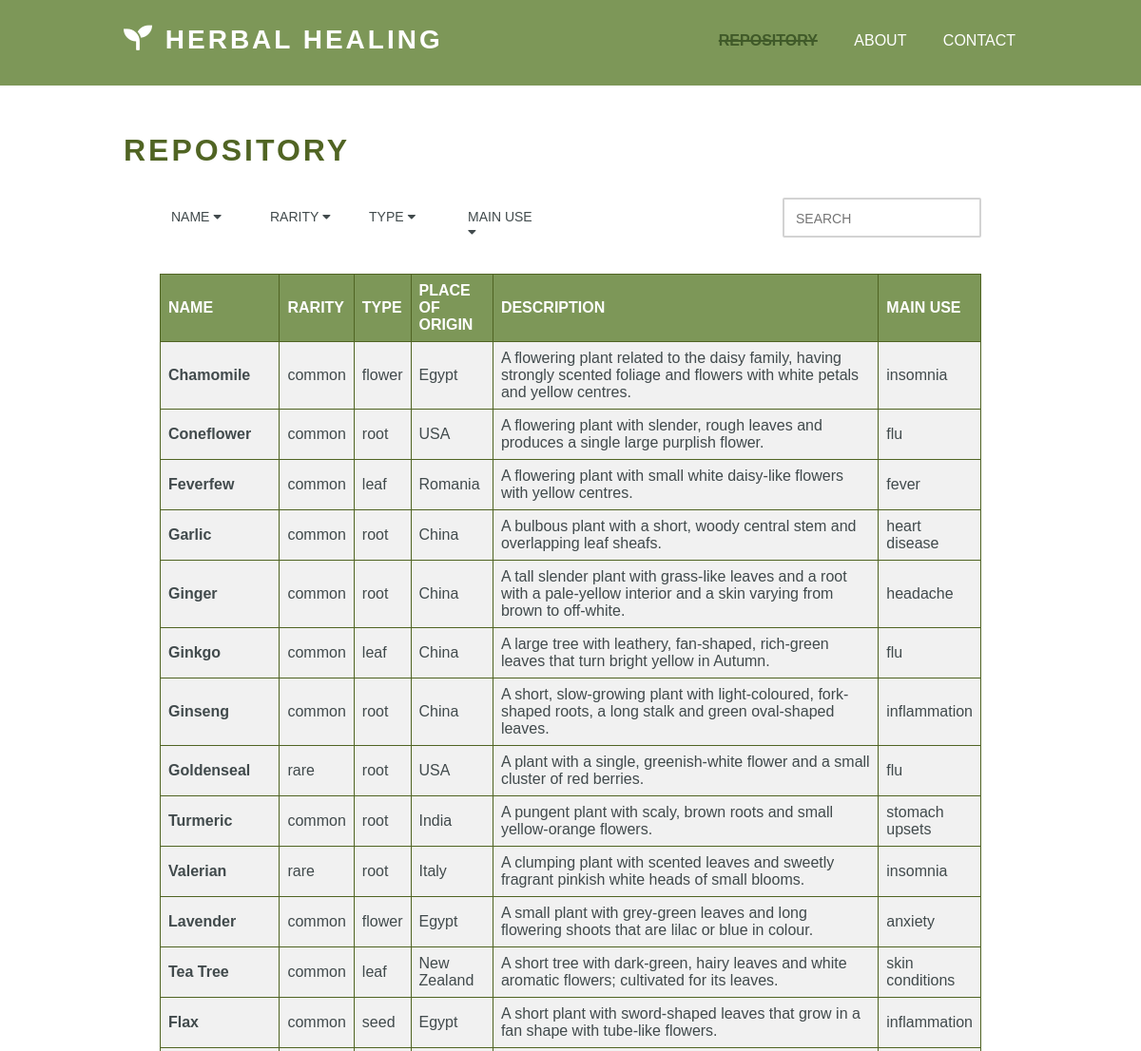
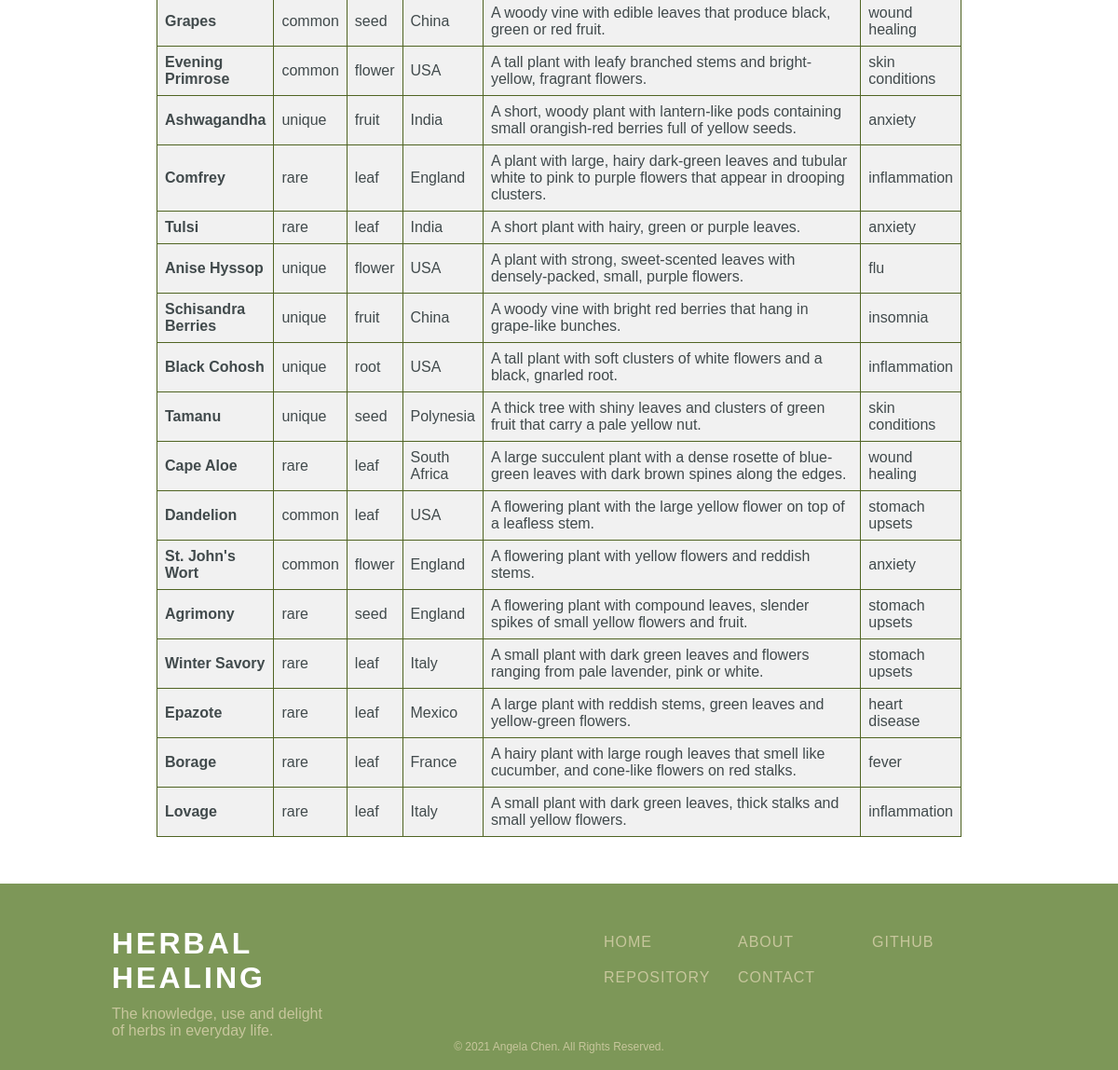
The page /repository on the database its author committed (2 pictures, top to bottom).
### tables this page shows
CREATE TABLE herb (id INTEGER PRIMARY KEY, name TEXT, type INTEGER REFERENCES type (id), rarity INTEGER REFERENCES rarity (id), place_of_origin TEXT, description TEXT, image TEXT, use INTEGER REFERENCES use (id), explanation TEXT);

CREATE TABLE rarity (id INTEGER PRIMARY KEY, level TEXT);

CREATE TABLE type (id INTEGER PRIMARY KEY, classification TEXT);

CREATE TABLE use (id INTEGER PRIMARY KEY, category TEXT);

### herbal-healing_flask.py (the view)
@app.route ("/repository")
def repository():
    cursor = get_db().cursor()
    sql = "SELECT herb.id, herb.name, rarity.level, type.classification, herb.place_of_origin, herb.description, use.category FROM herb JOIN rarity ON herb.rarity = rarity.id JOIN type ON herb.type = type.id JOIN use ON herb.use = use.id"
    if request.args.get ('name')  == 'a-z': #sort by name (a-z).
        sql += " ORDER BY herb.name"
    elif request.args.get ('name') == 'z-a': #sort by name (z-a).
        sql += " ORDER BY herb.name DESC"
    elif request.args.get ('rarity') == 'common': #sort by rarity (common).
        sql += " WHERE rarity.level='common'"
    elif request.args.get ('rarity') == 'rare':#sort by rarity (rare).
        sql += " WHERE rarity.level='rare'"
    elif request.args.get ('rarity') == 'unique': #sort by rarity (unique).
        sql += " WHERE rarity.level='unique'"
    elif request.args.get ('type') == 'flower': #sort by type (flower).
        sql += " WHERE type.classification='flower'"
    elif request.args.get ('type') == 'fruit':  #sort by type (fruit).
        sql += " WHERE type.classification='fruit'"
    elif request.args.get ('type') == 'leaf': #sort by type (leaf).
        sql += " WHERE type.classification='leaf'"
    elif request.args.get ('type') == 'root': #sort by type (root).
        sql += " WHERE type.classification='root'"
    elif request.args.get ('type') == 'seed': #sort by type (seed).
        sql += " WHERE type.classification='seed'"
    elif request.args.get ('use') == 'anxiety': #sort by use (anxiety).
        sql += " WHERE use.category='anxiety'"
    elif request.args.get ('use') == 'fever': #sort by use (fever).
        sql += " WHERE use.category='fever'"
    elif request.args.get ('use') == 'flu': #sort by use (flu).
        sql += " WHERE use.category='flu'"
    elif request.args.get ('use') == 'headache': #sort by use (headache).
        sql += " WHERE use.category='headache'"
    elif request.args.get ('use') == 'heart disease': #sort by use (heart disease).
        sql += " WHERE use.category='heart disease'"
    elif request.args.get ('use') == 'inflammation': #sort by use (inflammation).
        sql += " WHERE use.category='inflammation'"
    elif request.args.get ('use') == 'insomnia': #sort by use (insomnia).
        sql += " WHERE use.category='insomnia'"
    elif request.args.get ('use') == 'skin conditions': #sort by use (skin conditions).
        sql += " WHERE use.category='skin conditions'"
    elif request.args.get ('use') == 'stomach upsets': #sort by use (stomach upsets).
        sql += " WHERE use.category='stomach upsets'"
    elif request.args.get ('use') == 'wound healing': #sort by use (wound healing).
        sql += " WHERE use.category='wound healing'"
    cursor.execute(sql)
    results = cursor.fetchall()
    if results == None:
        return redirect ("/error")
    else:
        return render_template("repository.html", results=results)

### herbal-healing_flask.py (called while the page is built)
def get_db():
    db = getattr (g, "_database", None)
    if db is None:
        db = g._database = sqlite3.connect(DATABASE)
    return db

@app.teardown_appcontext
def close_connection(exception):
    db = getattr(g, "_database", None)
    if db is not None:
        db.close()

### templates/repository.html (shortened to what this page needs)
<!DOCTYPE html>
<html lang="en">
<head>
    <link rel="stylesheet" href={{url_for('static',filename='repository_styles.css')}}>
    <link rel="stylesheet" href="https://use.fontawesome.com/releases/v5.1.0/css/all.css">
</head>
<body>
    <div id="bar">
        <div id="header">
            <div id="title">
                <a href="{{url_for('home')}}">
                    <i class="fas fa-seedling" style="font-family: Font Awesome 5 Free; font-size: 30px; color: white;"></i>
                    HERBAL HEALING
                </a>
            </div>
            <div class="menu">
                <a id="button_repository" href="{{url_for('repository')}}">REPOSITORY</a>
                <a id="button_about" href="{{url_for('about')}}">ABOUT</a>
                <a id="button_contact" href="{{url_for('contact')}}">CONTACT</a>
            </div>
        </div>
    </div>
    <div id="page">
        <h1 id="page_name"><a href="{{url_for('repository')}}" style="text-decoration: none; color: #506423;">REPOSITORY</a></h1>
        <div id="sort">
            <div id="filter">
                <div class="filter_button">
                    <a class="filter_name">NAME</a>
                    <i class="fa fa-caret-down" style="color: #414a4c;"></i>
                </div>
                <div class="filter_button">
                    <a class="filter_name">RARITY</a>
                    <i class="fa fa-caret-down" style="color: #414a4c;"></i>
                </div>
                <div class="filter_button">
                    <a class="filter_name">TYPE</a>
                    <i class="fa fa-caret-down" style="color: #414a4c;"></i>
                </div>
                <div class="filter_button">
                    <a class="filter_name">MAIN USE</a>
                    <i class="fa fa-caret-down" style="color: #414a4c;"></i>
                </div>
            </div>
            <div id="searchbar">
                <form id="user_input" action="/search" method="post">
                    <input type="text" id="search" placeholder="SEARCH" name="filter">
                </form>
            </div>
        </div>
        <div id="repository_table">
            <table>
                <tr id="categories_row">
                    <th>NAME</th>
                    <th>RARITY</th>
                    <th>TYPE</th>
                    <th style="width:150px;">PLACE OF ORIGIN</th>
                    <th style="width:50%;">DESCRIPTION</th>
                    <th>MAIN USE</th>
                </tr>
                {% for item in results %}
                <tr id="herb_row">
                    <td><a href="{{url_for('herb', id=item[0])}}" tabindex="-1" style="font-weight: bold; outline: none;">{{item[1]}}</a></td>
                    <td><a href="{{url_for('herb', id=item[0])}}" tabindex="-1" style="outline: none;">{{item[2]}}</a></td>
                    <td><a href="{{url_for('herb', id=item[0])}}" tabindex="-1" style="outline: none;">{{item[3]}}</a></td>
                    <td><a href="{{url_for('herb', id=item[0])}}" tabindex="-1" style="outline: none;">{{item[4]}}</a></td>
                    <td><a href="{{url_for('herb', id=item[0])}}" tabindex="-1" style="outline: none;">{{item[5]}}</a></td>
                    <td><a href="{{url_for('herb', id=item[0])}}" tabindex="-1" style="outline: none;">{{item[6]}}</a></td>
                </tr>
                {% endfor %}
            </table>
        </div>
    </div>
    <div id="footer">
        <div id="footer_text">
            <div class="footer_name">
                <h1 id="footer_title">HERBAL HEALING</h1>
                <p style="color: #c7c69c; margin-top: -10px; cursor: default;">The knowledge, use and delight of herbs in everyday life.</p>
            </div>
            <div class="footer_column" style="margin-left: 30%; margin-top: 2%;">
                <a class="footer_button" href="{{url_for('home')}}">HOME</a>
                <a class="footer_button" href="{{url_for('repository')}}">REPOSITORY</a>
            </div>
            <div class="footer_column" style="margin-left: 5%; margin-top: 2%;">
                <a class="footer_button" href="{{url_for('about')}}">ABOUT</a>
                <a class="footer_button" href="{{url_for('contact')}}">CONTACT</a>
            </div>
            <div class="footer_column" style="margin-left: 5%; margin-top: 2%;">
                <a class="footer_button" href="https://github.com/angelaychen/website" target="_blank" rel="noopener noreferrer">GITHUB</a>
            </div>
        </div>
        <p id="copyright">© 2021 Angela Chen. All Rights Reserved.</p>
    </div>
</body>
</html>

### static/repository_styles.css (style rules this page uses)
body { margin: 0; font-family: "Century Gothic", CenturyGothic, AppleGothic, sans-serif; background-color: white; max-width: 100%; overflow-x: hidden; }
#bar { background-color: #7d9758; height: 90px; position: sticky; top: 0; z-index: 99; }
#header { width: 80%; margin: auto; }
#title { float: none; padding: 10px; display: inline-block; font-size: 12px; letter-spacing: 3px; color: white; }
#title a { float: none; font-weight: bold; padding: 10px; padding-top: 15px; padding-left: 0px; display: inline-block; font-size: 28px; letter-spacing: 3px; color: white; text-decoration: none; }
.menu { float: right; padding: 10px; margin-top: 24px; width: 50%; text-align: right; }
#button_repository { font-family: "Century Gothic", CenturyGothic, AppleGothic, sans-serif; font-size: 16px; font-weight: bold; border: none; padding: 2px; background: none; width: 40px; margin-right: 00px; margin-left: 120px; transition-duration: 0.2s; cursor: default; color:#405a29; text-decoration: line-through 2px; position: relative; }
#button_about, #button_contact { font-family: "Century Gothic", CenturyGothic, AppleGothic, sans-serif; font-size: 16px; border: none; padding: 2px; background: none; width: 40px; transition-duration: 0.2s; cursor: pointer; color: white; text-decoration: none; margin-right: 0px; margin-left: 30px; position: relative; }
#page { width: 80%; margin: auto; }
#page_name { padding: 10px; letter-spacing: 3px; color: #506423; margin-top: 5vh; }
#sort { width: 90%; margin: auto; padding-bottom: 20px; }
#filter { overflow: hidden; text-align: center; width: 50%; display: inline-block; }
.filter_button { color: #414a4c; background-color: inherit; font-family: inherit; float: left; padding: 12px; font-size: 14px; width: 80px; transition-duration: 0.2s; cursor: pointer; text-align: left; }
#searchbar { float: right; }
#search { font-family: "Century Gothic", CenturyGothic, AppleGothic, sans-serif; padding: 12px; font-size: 14px; padding-bottom: 10px; border-color: lightgrey; border-style: solid; border-radius: 2px; outline: none; }
#repository_table table { border-collapse: collapse; color: #414a4c; margin: auto; width: 90%; margin-bottom: 50px; background: #f1f1f1; }
#repository_table td, th { border: 1px solid #506423; text-align: left; padding: 8px; }
#categories_row { background-color: #7d9758; color: white; cursor: default; }
td > a:first-child { display: flex; text-decoration: none; color: inherit; z-index: 0; }
#footer { background-color: #7d9758; height: 25vh; margin: 0; }
#footer_text { width: 80%; margin: auto; padding-top: 2%; background-color: #7d9758; }
#footer_title { color: white; font-weight: bold; letter-spacing: 3px; cursor: default; }
.footer_name { width: 25%; float: left; position: relative; }
.footer_column { padding-top: 10px; width: 10%; float: left; position: relative; }
.footer_button { text-decoration: none; color: #c7c69c; transition-duration: 0.2s; width: fit-content; font-size: 16px; letter-spacing: 1px; display: block; padding-bottom: 20px; }
#copyright { color: #c7c69c; text-align: center; padding-bottom: 5px; margin-top: 18vh; position: absolute; float: center; width: 100%; cursor: default; background-color: #7d9758; font-size: 12px; }

### rows shown on the page
herb: name "Chamomile", level "common", classification "flower", place_of_origin "Egypt", description "A flowering plant related to the daisy family, having strongly scented foliage and flowers with white petals and yellow centres.", category "insomnia"
herb: name "Coneflower", level "common", classification "root", place_of_origin "USA", description "A flowering plant with slender, rough leaves and produces a single large purplish flower.", category "flu"
herb: name "Feverfew", level "common", classification "leaf", place_of_origin "Romania", description "A flowering plant with small white daisy-like flowers with yellow centres.", category "fever"
herb: name "Garlic", level "common", classification "root", place_of_origin "China", description "A bulbous plant with a short, woody central stem and overlapping leaf sheafs.", category "heart disease"
herb: name "Ginger", level "common", classification "root", place_of_origin "China", description "A tall slender plant with grass-like leaves and a root with a pale-yellow interior and a skin varying from brown to off-white.", category "headache"
herb: name "Ginkgo", level "common", classification "leaf", place_of_origin "China", description "A large tree with leathery, fan-shaped, rich-green leaves that turn bright yellow in Autumn.", category "flu"
herb: name "Ginseng", level "common", classification "root", place_of_origin "China", description "A short, slow-growing plant with light-coloured, fork-shaped roots, a long stalk and green oval-shaped leaves.", category "inflammation"
herb: name "Goldenseal", level "rare", classification "root", place_of_origin "USA", description "A plant with a single, greenish-white flower and a small cluster of red berries.", category "flu"
herb: name "Turmeric", level "common", classification "root", place_of_origin "India", description "A pungent plant with scaly, brown roots and small yellow-orange flowers.", category "stomach upsets"
herb: name "Valerian", level "rare", classification "root", place_of_origin "Italy", description "A clumping plant with scented leaves and sweetly fragrant pinkish white heads of small blooms.", category "insomnia"
herb: name "Lavender", level "common", classification "flower", place_of_origin "Egypt", description "A small plant with grey-green leaves and long flowering shoots that are lilac or blue in colour.", category "anxiety"
herb: name "Tea Tree", level "common", classification "leaf", place_of_origin "New Zealand", description "A short tree with dark-green, hairy leaves and white aromatic flowers; cultivated for its leaves.", category "skin conditions"
herb: name "Flax", level "common", classification "seed", place_of_origin "Egypt", description "A short plant with sword-shaped leaves that grow in a fan shape with tube-like flowers.", category "inflammation"
herb: name "Grapes", level "common", classification "seed", place_of_origin "China", description "A woody vine with edible leaves that produce black, green or red fruit.", category "wound healing"
herb: name "Evening Primrose", level "common", classification "flower", place_of_origin "USA", description "A tall plant with leafy branched stems and bright-yellow, fragrant flowers.", category "skin conditions"
herb: name "Ashwagandha", level "unique", classification "fruit", place_of_origin "India", description "A short, woody plant with lantern-like pods containing small orangish-red berries full of yellow seeds.", category "anxiety"
herb: name "Comfrey", level "rare", classification "leaf", place_of_origin "England", description "A plant with large, hairy dark-green leaves and tubular white to pink to purple flowers that appear in drooping clusters.", category "inflammation"
herb: name "Tulsi", level "rare", classification "leaf", place_of_origin "India", description "A short plant with hairy, green or purple leaves.", category "anxiety"
herb: name "Anise Hyssop", level "unique", classification "flower", place_of_origin "USA", description "A plant with strong, sweet-scented leaves with densely-packed, small, purple flowers.", category "flu"
herb: name "Schisandra Berries", level "unique", classification "fruit", place_of_origin "China", description "A woody vine with bright red berries that hang in grape-like bunches.", category "insomnia"
herb: name "Black Cohosh", level "unique", classification "root", place_of_origin "USA", description "A tall plant with soft clusters of white flowers and a black, gnarled root.", category "inflammation"
herb: name "Tamanu", level "unique", classification "seed", place_of_origin "Polynesia", description "A thick tree with shiny leaves and clusters of green fruit that carry a pale yellow nut.", category "skin conditions"
herb: name "Cape Aloe", level "rare", classification "leaf", place_of_origin "South Africa", description "A large succulent plant with a dense rosette of blue-green leaves with dark brown spines along the edges.", category "wound healing"
herb: name "Dandelion", level "common", classification "leaf", place_of_origin "USA", description "A flowering plant with the large yellow flower on top of a leafless stem.", category "stomach upsets"
herb: name "St. John's Wort", level "common", classification "flower", place_of_origin "England", description "A flowering plant with yellow flowers and reddish stems.", category "anxiety"
herb: name "Agrimony", level "rare", classification "seed", place_of_origin "England", description "A flowering plant with compound leaves, slender spikes of small yellow flowers and fruit.", category "stomach upsets"
herb: name "Winter Savory", level "rare", classification "leaf", place_of_origin "Italy", description "A small plant with dark green leaves and flowers ranging from pale lavender, pink or white.", category "stomach upsets"
herb: name "Epazote", level "rare", classification "leaf", place_of_origin "Mexico", description "A large plant with reddish stems, green leaves and yellow-green flowers.", category "heart disease"
herb: name "Borage", level "rare", classification "leaf", place_of_origin "France", description "A hairy plant with large rough leaves that smell like cucumber, and cone-like flowers on red stalks.", category "fever"
herb: name "Lovage", level "rare", classification "leaf", place_of_origin "Italy", description "A small plant with dark green leaves, thick stalks and small yellow flowers.", category "inflammation"
